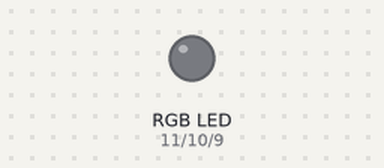
The sketch below on a simulated Arduino Uno, built with avr-gcc and run on an emulated ATmega328P. Parts: an RGB LED mixed from three pins (HIGH = lit). Dim RGB values are drawn brighter than linear; random numbers use the default seed unless the sketch sets one.

Above: at 1.5 s.
At 16.05 s:
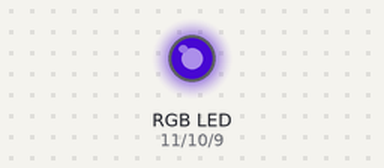
At 28.58 s:
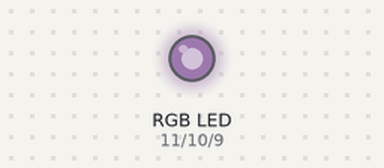
At 35.11 s:
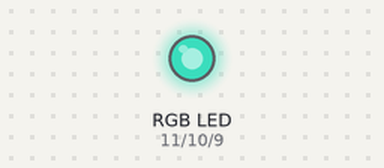
At 35.75 s:
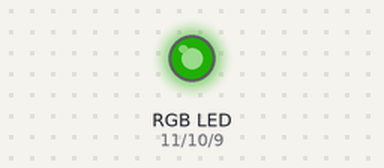
At 36.17 s:
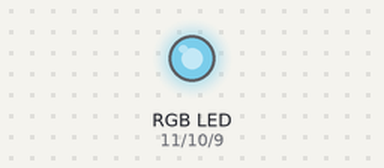
Timing chart, 0 to 40.0 s (numbered marks = the images above):
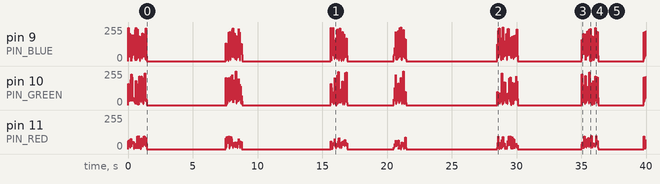

The sketch:

sketch.ino
```cpp
/*
 *
 *
 */

const int PIN_RED   = 11;
const int PIN_GREEN = 10;
const int PIN_BLUE  = 9;
int weldingError;

void setup() {
  pinMode(PIN_RED,   OUTPUT);
  pinMode(PIN_GREEN, OUTPUT);
  pinMode(PIN_BLUE,  OUTPUT);
}


void loop() {

  weldingLight();

  if (random(0,10) > 6) {
    meltingSteel();
  }

  delay(random(3500,8000)); //Wait between 3.5 -8 Seconds

}

void setColor(int R, int G, int B) {
  analogWrite(PIN_RED,   R);
  analogWrite(PIN_GREEN, G);
  analogWrite(PIN_BLUE,  B);
}

void weldingLight() {
  uint8_t repeat = random(16, 28);
  for ( int i = 0 ; i <= repeat ; i++) {
    setColor(random(0,100),random(0,255),random(100,255));
    delay(random(5,50));
    setColor(random(0,55),random(0,55),random(0,55));
    delay(random(5,55));
    setColor(0,0,0);
  }
}

void meltingSteel() {
   for (int i = 0 ; i <=180 ; i++) { //Yellow -> Orange -> Red
    int red = 255;
    int green = (180-i);
    int blue = 0;
    setColor(red,green,blue);
    delay(i/15);
  }
  for (int i = 0 ; i <=255 ; i++) { // Red fading out
    int red = (255-i);
    int green = 0;
    int blue = 0;
    setColor(red,green,blue);
    delay(i/16);
  }
  setColor(0,0,0);
}
```
